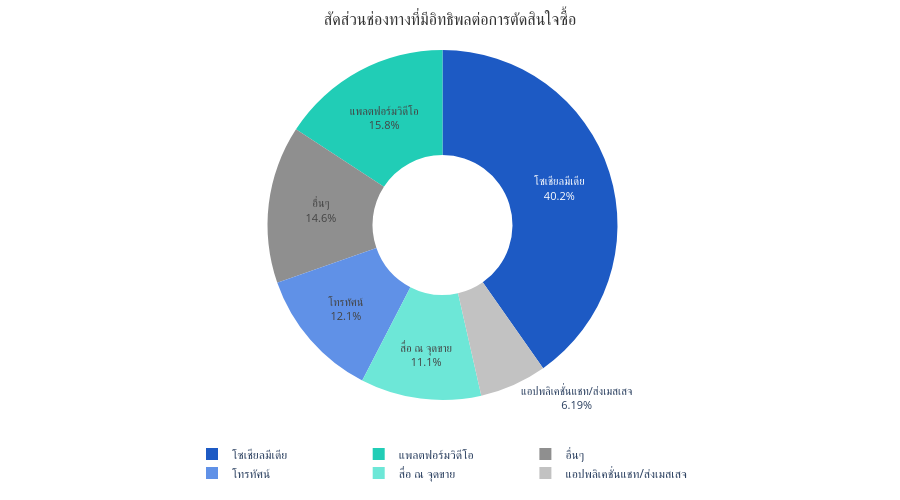

The notebook cell this image was saved under:
### Code cell
import pandas as pd
import plotly.express as px

df = pd.read_csv('cleaned_data.csv')
df_filtered = df.rename(columns={'Cluster_ID': 'กลุ่มลูกค้า'})
custom_colors = ['#1d5ac4', '#21cdb6', '#8f8f8f']

SLIDE_W = 900
SLIDE_H = 500

# ---------------------------------------------------------
# กราฟที่ 1: Donut Chart
# ---------------------------------------------------------
main_cats = ['โซเชียลมีเดีย', 'แพลตฟอร์มวิดีโอ', 'โทรทัศน์', 'สื่อ ณ จุดขาย', 'แอปพลิเคชั่นแชท/ส่งเมสเสจ']
cat_counts = {cat: df['S_Influence'].str.contains(cat).sum() for cat in main_cats}

other_cats = ['เว็บไซต์', 'บิลบอร์ด/ป้ายโฆษณา', 'รถเมล์/รถไฟฟ้า']
other_sum = sum([df['S_Influence'].str.contains(cat).sum() for cat in other_cats])
cat_counts['อื่นๆ'] = other_sum

df_pie = pd.DataFrame(list(cat_counts.items()), columns=['Platform', 'Count'])

fig1 = px.pie(
    df_pie, values='Count', names='Platform',
    title='สัดส่วนช่องทางที่มีอิทธิพลต่อการตัดสินใจซื้อ',
    hole=0.4, color_discrete_sequence=custom_colors
)
fig1.update_traces(textinfo='percent+label', textfont_size=11)
fig1.update_layout(
    width=SLIDE_W, height=SLIDE_H,
    title_font=dict(size=16, family="Tahoma", color="#333"),
    title_x=0.5,
    legend=dict(orientation="h", yanchor="bottom", y=-0.25, xanchor="center", x=0.5),
    margin=dict(t=50, b=80, l=40, r=40),
    paper_bgcolor='white', plot_bgcolor='white'
)
fig1.show()

### Figure 1 — Plotly figure (JSON) as saved in the notebook; plotly's stock layout.template omitted (floating-point values rounded to 4 significant figures)
{"data": [{"domain": {"x": [0, 1], "y": [0, 1]}, "hole": 0.4, "hovertemplate": "Platform=%{label}<br>Count=%{value}<extra></extra>", "labels": ["โซเชียลมีเดีย", "แพลตฟอร์มวิดีโอ", "โทรทัศน์", "สื่อ ณ จุดขาย", "แอปพลิเคชั่นแชท/ส่งเมสเสจ", "อื่นๆ"], "legendgroup": "", "name": "", "showlegend": true, "textfont": {"size": 11}, "textinfo": "percent+label", "type": "pie", "values": [130, 51, 39, 36, 20, 47]}], "layout": {"height": 500, "legend": {"orientation": "h", "tracegroupgap": 0, "x": 0.5, "xanchor": "center", "y": -0.25, "yanchor": "bottom"}, "margin": {"b": 80, "l": 40, "r": 40, "t": 50}, "paper_bgcolor": "white", "piecolorway": ["#1d5ac4", "#21cdb6", "#8f8f8f"], "plot_bgcolor": "white", "title": {"font": {"color": "#333", "family": "Tahoma", "size": 16}, "text": "สัดส่วนช่องทางที่มีอิทธิพลต่อการตัดสินใจซื้อ", "x": 0.5}, "width": 900}}
